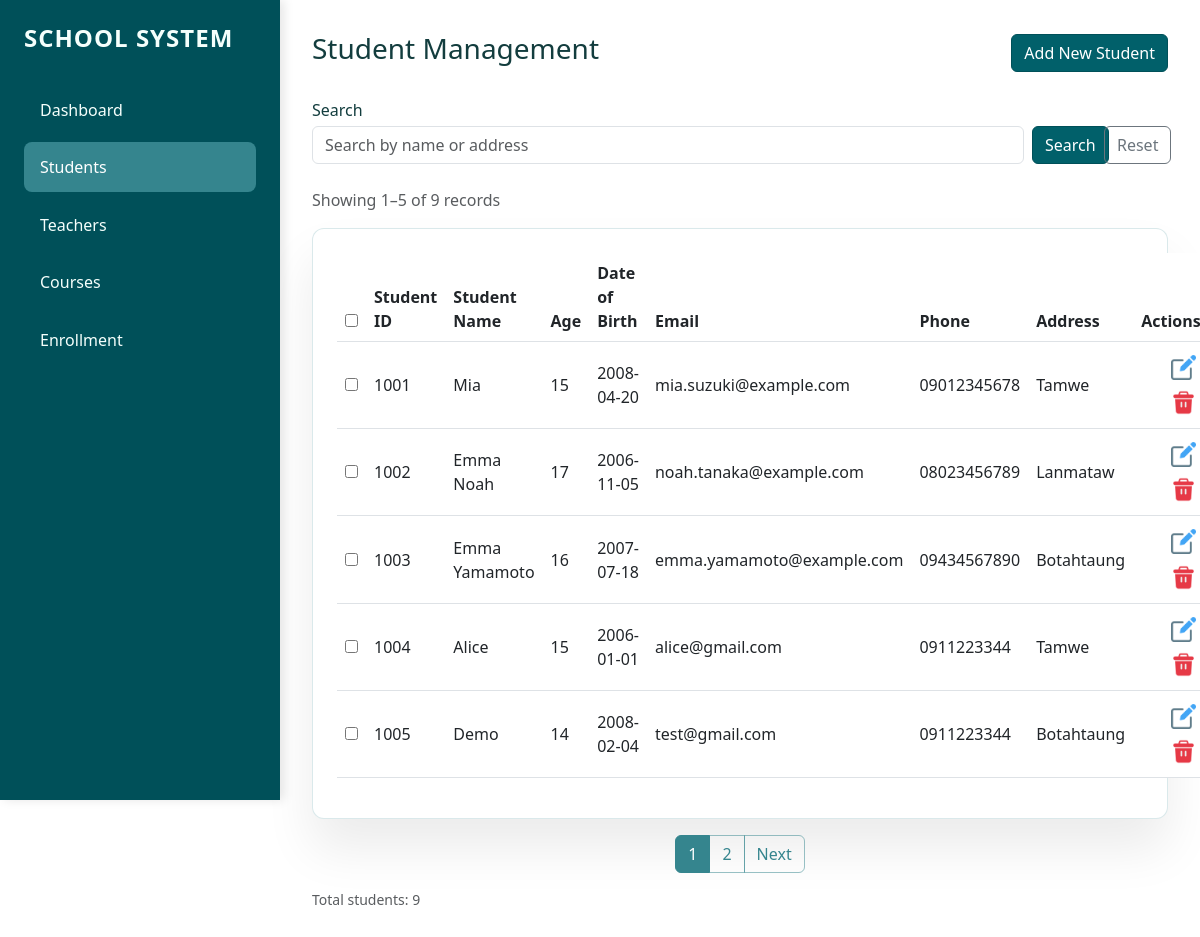
/students, run on the app's committed database.
### tables this page shows
CREATE TABLE students (
                student_id INTEGER PRIMARY KEY AUTOINCREMENT,
                name TEXT NOT NULL,
                age INTEGER,
                date_of_birth DATE,
                email TEXT,
                address TEXT,
                phone TEXT
            );

### app.py (the view, shortened to what this page needs)
@app.route("/students", methods=["GET", "POST"])
def students_page():
    search = request.args.get("search", "").strip()
    page = request.args.get("page", 1, type=int)
    per_page = 5
    students, total = database.get_students(
        search_text=search or None, page=page, per_page=per_page
    )
    total_pages = (total + per_page - 1) // per_page
    start = ((page or 1) - 1) * per_page + 1 if total > 0 else 0
    end = min((page or 1) * per_page, total)
    return render_template(
        "students.html",
        students=students,
        search=search,
        page=page,
        total_pages=total_pages,
        total=total,
        start=start,
        end=end,
    )

### database.py (called while the page is built)
def get_connection():
    conn = sqlite3.connect(DB_NAME, timeout=30)
    conn.execute('PRAGMA foreign_keys = ON')
    conn.row_factory = sqlite3.Row
    return conn

def get_students(search_text=None, page=None, per_page=5):
    with get_connection() as conn:
        query = 'SELECT * FROM students'
        count_query = 'SELECT COUNT(*) FROM students'
        filters = []
        params = []
        if search_text:
            filters.append('(name LIKE ? OR address LIKE ?)')
            params.extend([f'%{search_text}%', f'%{search_text}%'])
        if filters:
            where_clause = ' WHERE ' + ' AND '.join(filters)
            query += where_clause
            count_query += where_clause
        query += ' ORDER BY student_id ASC'
        if page and per_page:
            offset = (page - 1) * per_page
            query += f' LIMIT {per_page} OFFSET {offset}'
        results = conn.execute(query, params).fetchall()
        total = conn.execute(count_query, params).fetchone()[0]
        return results, total

### templates/students.html (shortened to what this page needs)
{% extends "base.html" %}
{% block content %}
<div class="d-flex justify-content-between align-items-center mb-4">
    <h3>Student Management</h3>
    <button class="btn btn-primary" data-bs-toggle="modal" data-bs-target="#addModal">Add New Student</button>
</div>
<form method="GET" action="{{ url_for('students_page') }}" class="row g-2 align-items-end mb-4">
    <div class="col-md-10">
        <label for="search" class="form-label mb-1">Search</label>
        <input type="search" id="search" name="search" class="form-control" placeholder="Search by name or address"
            value="{{ search | default('') }}">
    </div>
    <div class="col-md-1 d-grid">
        <button type="submit" class="btn btn-outline-primary w-100">Search</button>
    </div>
    <div class="col-md-1 d-grid">
        <a href="{{ url_for('students_page') }}" class="btn btn-outline-secondary">Reset</a>
    </div>
</form>
<p class="text-muted">Showing {{ start }}–{{ end }} of {{ total }} records</p>
<div class="card-custom">
    <table class="table align-middle">
        <thead>
            <tr>
                <th><input type="checkbox" id="selectAll"></th>
                <th>Student ID</th>
                <th>Student Name</th>
                <th>Age</th>
                <th>Date of Birth</th>
                <th>Email</th>
                <th>Phone</th>
                <th>Address</th>
                <th class="text-end">Actions</th>
            </tr>
        </thead>
        <tbody>
            {% for s in students %}
            <tr>
                <td><input type="checkbox" class="rowCheckbox" value="{{ s['student_id'] }}"></td>
                <td>{{ s['student_id'] }}</td>
                <td>{{ s['name'] }}</td>
                <td>{{ s['age'] }}</td>
                <td>{{ s['date_of_birth'] }}</td>
                <td>{{ s['email'] }}</td>
                <td>{{ s['phone'] }}</td>
                <td>{{ s['address'] }}</td>
                <td class="text-end">
                    <button class="btn btn-sm btn-outline-secondary" data-bs-toggle="modal"
                        data-bs-target="#edit{{ s['student_id'] }}"><img
                            src="{{ url_for('static', filename='image/edit.png') }}" alt="Edit"
                            style="width: 1rem; height: 1rem;"></button>
                    <form action="/students/{{ s['student_id'] }}/delete" method="POST" class="d-inline">
                        <button type="submit" class="btn btn-sm delete-row-delete-btn"
                            onclick="return confirm('Are you sure?')"><img
                                src="{{ url_for('static', filename='image/delete.png') }}" alt="Delete"
                                style="width: 1rem; height: 1rem;"></button>
                    </form>
                </td>
            </tr>
            {% endfor %}
        </tbody>
    </table>
</div>
{% if total_pages > 1 %}
<nav aria-label="Student pagination">
    <ul class="pagination justify-content-center">
        {% for p in range(1, total_pages + 1) %}
        <li class="page-item {% if p == page %}active{% endif %}">
            <a class="page-link" href="{{ url_for('students_page', search=search, page=p) }}">{{ p }}</a>
        </li>
        {% endfor %}
        {% if page < total_pages %} <li class="page-item">
            <a class="page-link" href="{{ url_for('students_page', search=search, page=page+1) }}">Next</a>
            </li>
            {% endif %}
    </ul>
</nav>
{% endif %}
<div class="d-flex justify-content-between align-items-center mt-3">
    <small class="text-muted">Total students: {{ total }}</small>
</div>
{% endblock %}

### static/style.css (style rules this page uses)
:root { --sidebar-width: 280px; --primary-bg: #ffffff; --sidebar-color: #005059; --accent: #7DA78C; --accent-strong: rgb(53, 133, 142); --accent-soft: rgb(53, 133, 142,0.5); --text-muted: rgba(255, 255, 255, 0.85); --text-strong: #f5fffc; --card-bg: #ffffff; --card-border: rgba(53, 133, 142, 0.18); }
body { background: var(--primary-bg); margin: 0; font-family: 'Segoe UI', Tahoma, Geneva, Verdana, sans-serif; color: #133d3e; }
.btn-primary, .btn-outline-primary, .btn-success { color: #ffffff; background-color: #01606a !important; border-color: #005059 !important; }
.d-flex.justify-content-between.align-items-center.mb-4>.btn-primary { min-width: 140px; }
.delete-row-delete-btn { background: transparent !important; border: none !important; border-radius: 0 !important; box-shadow: none !important; padding: 0; width: 2.2rem; height: 2.2rem; display: inline-flex; align-items: center; justify-content: center; }
.delete-row-delete-btn img { width: 25px !important; height: 25px !important; }
button[data-bs-target^="#edit"] img { width: 25px !important; height: 25px !important; align-items: center; justify-content: center; background: transparent !important; border: none !important; padding: 0 !important; }
button[data-bs-target^="#edit"] { background: transparent !important; border: none !important; border-radius: 0 !important; box-shadow: none !important; padding: 0; width: 2.2rem; height: 2.2rem; display: inline-flex; align-items: center; justify-content: center; }
.card-custom { background: var(--card-bg); border-radius: 12px; padding: 1.5rem; box-shadow: 0 30px 50px rgba(0, 0, 0, 0.08); border: 1px solid var(--card-border); }
.pagination .page-link { color: var(--accent-strong); border-color: var(--accent-soft); background-color: transparent; }
.pagination .page-item.active .page-link { background-color: var(--accent-strong); border-color: var(--accent-strong); color: white; }
.pagination { margin-top: 1rem; }

### data on the page
students: student_id "1001", name "Mia", age "15", date_of_birth "2008-04-20", email "mia.suzuki@example.com", phone "09012345678", address "Tamwe"
students: student_id "1002", name "Emma Noah", age "17", date_of_birth "2006-11-05", email "noah.tanaka@example.com", phone "08023456789", address "Lanmataw"
students: student_id "1003", name "Emma Yamamoto", age "16", date_of_birth "2007-07-18", email "emma.yamamoto@example.com", phone "09434567890", address "Botahtaung"
students: student_id "1004", name "Alice", age "15", date_of_birth "2006-01-01", email "alice@gmail.com", phone "0911223344", address "Tamwe"
students: student_id "1005", name "Demo", age "14", date_of_birth "2008-02-04", email "test@gmail.com", phone "0911223344", address "Botahtaung"

### other printed values
{{ start }} "1"
{{ end }} "5"
{{ total }} "9"
{{ p }} "1" "2"
